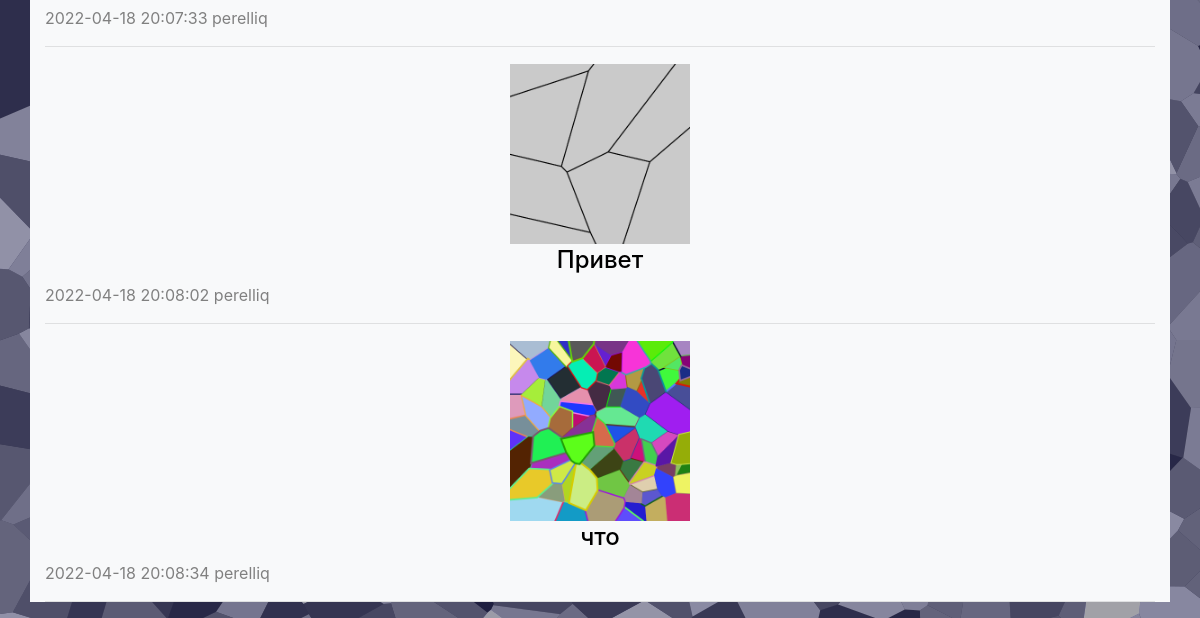
Before: / (lower part) with the older database file.
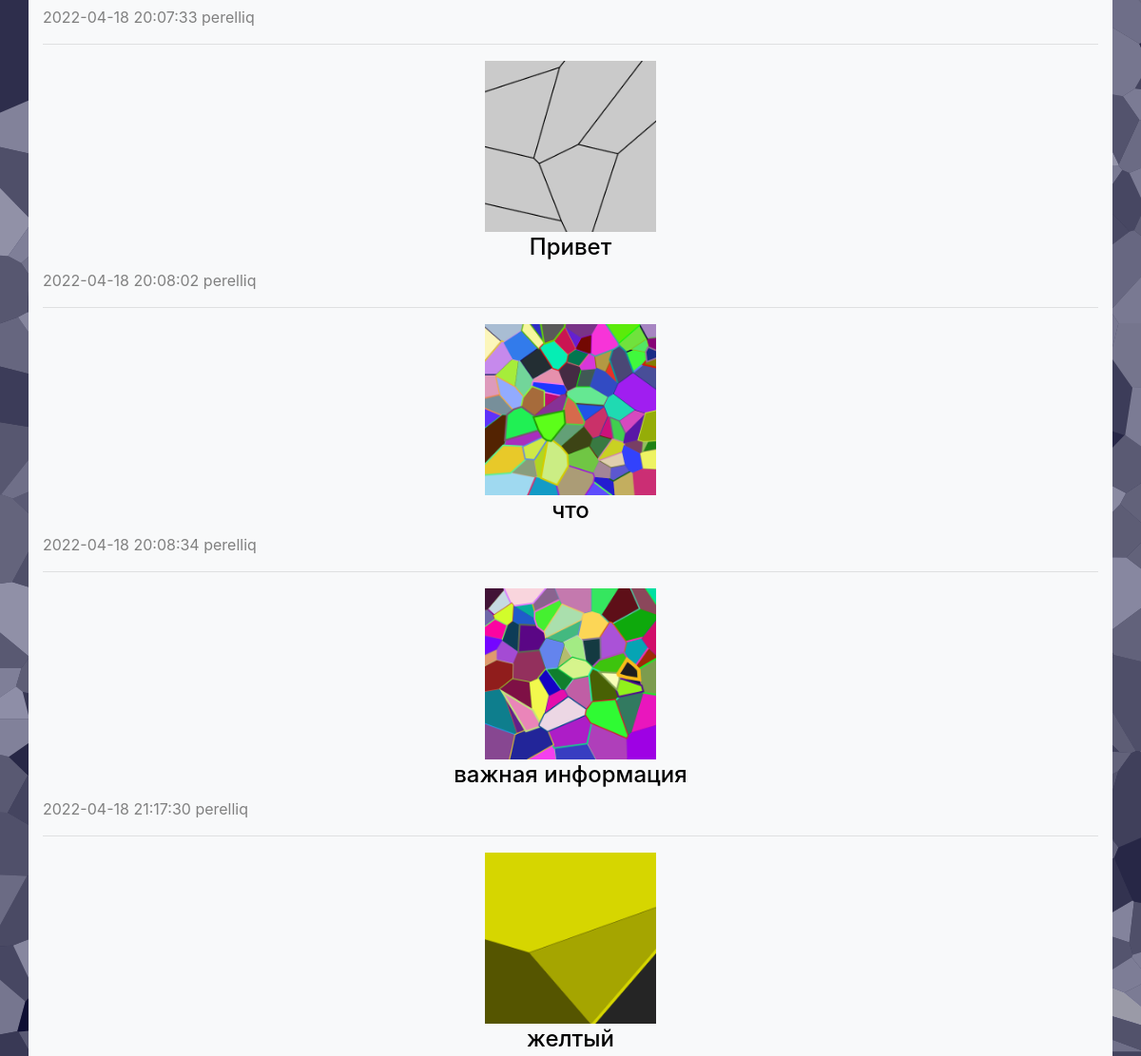
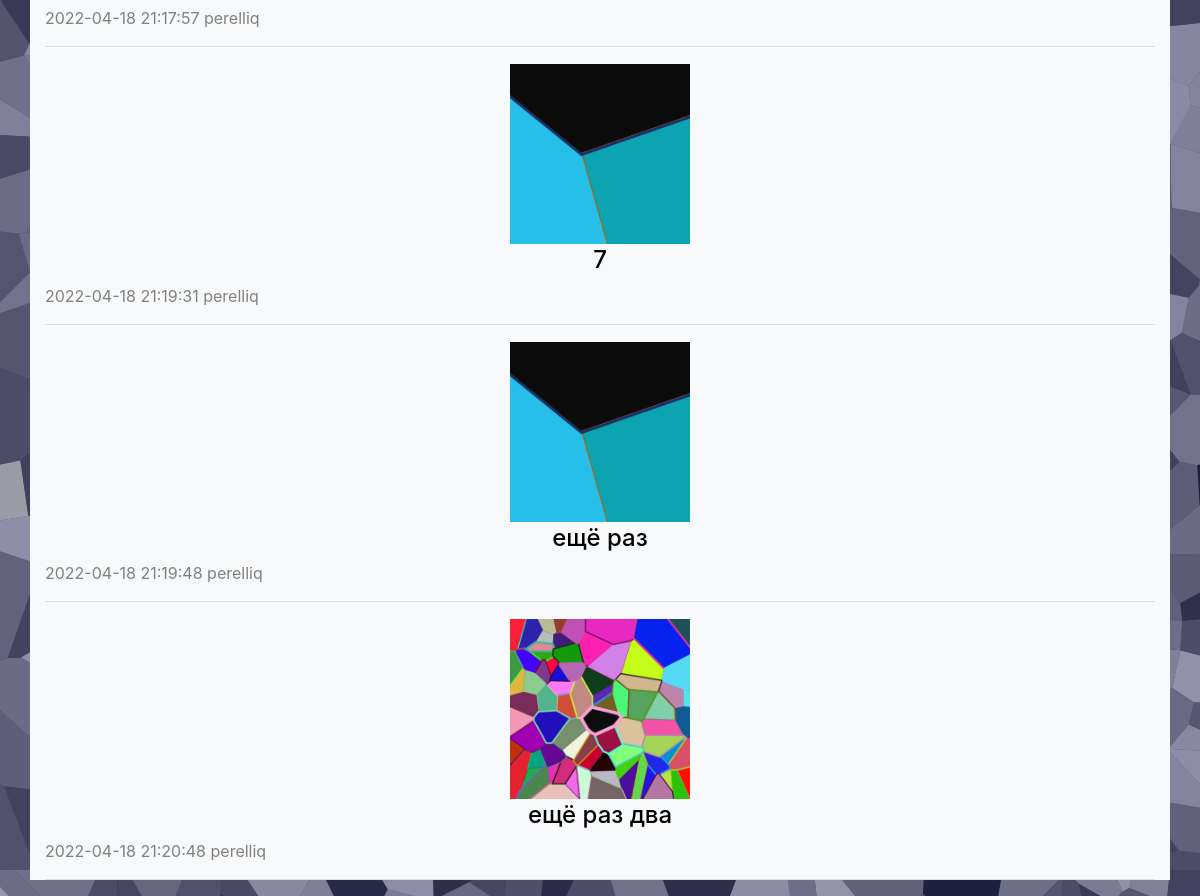
After: the same page with the newer database file (2 pictures, top to bottom).
### project.py (models this page shows, shortened)
class Post(db.Model):
    id = db.Column(db.Integer, primary_key=True)
    title = db.Column(db.String(140))
    content = db.Column(db.String(540))
    image = db.Column(db.String(40))
    stamp = db.Column(db.DateTime, index=True, default=datetime.now(timezone.utc))
    username = db.Column(db.String(140))

### project.py (the view)
@app.route('/')
def index():
    conn = get_db_connection()
    posts = conn.execute('SELECT * FROM post').fetchall()
    conn.close()
    return render_template('index.html', posts=posts)

### project.py (called while the page is built)
def get_db_connection():
    conn = sqlite3.connect('database.db')
    conn.row_factory = sqlite3.Row
    return conn

### templates/index.html (shortened to what this page needs)
{% extends 'base.html' %}
{% block content %}
{% for post in posts %}
<table align="center">
    <tr align="center">
        <td><img src="{{ url_for('static', filename=post['image']) }}" width="180" height="180" alt="Edit"></td>
   </tr>
    <tr align="center">
        <td><a style="color:#000000" href="{{ url_for('post', post_id=post['id']) }}">
            <h4>{{ post['title'] }}</h4>
        </a></td>
    </tr>
</table>
<span style="color:#808080">{{ post['stamp'] }}</span>
<span style="color:#808080">{{ post['username'] }}</span>
<hr>
{% endfor %}
{% endblock %}

Changed rows visible on the page:
added Post: image (picture), title "важная информация", stamp "2022-04-18 21:17:30", username "perelliq"
added Post: image (picture), title "желтый", stamp "2022-04-18 21:17:57", username "perelliq"
added Post: image (picture), title "7", stamp "2022-04-18 21:19:31", username "perelliq"
added Post: image (picture), title "ещё раз", stamp "2022-04-18 21:19:48", username "perelliq"
added Post: image (picture), title "ещё раз два", stamp "2022-04-18 21:20:48", username "perelliq"
